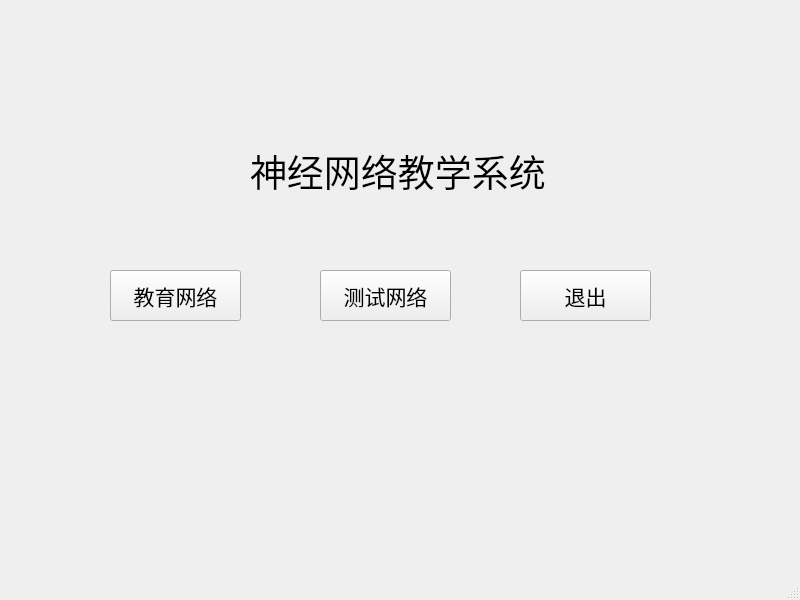
<?xml version="1.0" encoding="UTF-8"?>
<ui version="4.0">
 <class>MainWindow</class>
 <widget class="QMainWindow" name="MainWindow">
  <property name="geometry">
   <rect>
    <x>0</x>
    <y>0</y>
    <width>800</width>
    <height>600</height>
   </rect>
  </property>
  <property name="windowTitle">
   <string>主界面</string>
  </property>
  <property name="styleSheet">
   <string notr="true"/>
  </property>
  <widget class="QWidget" name="centralwidget">
   <widget class="QLabel" name="label">
    <property name="geometry">
     <rect>
      <x>250</x>
      <y>110</y>
      <width>391</width>
      <height>121</height>
     </rect>
    </property>
    <property name="font">
     <font>
      <family>宋体</family>
      <pointsize>28</pointsize>
     </font>
    </property>
    <property name="text">
     <string>神经网络教学系统</string>
    </property>
   </widget>
   <widget class="QPushButton" name="edu_btn">
    <property name="geometry">
     <rect>
      <x>110</x>
      <y>270</y>
      <width>131</width>
      <height>51</height>
     </rect>
    </property>
    <property name="font">
     <font>
      <family>宋体</family>
      <pointsize>16</pointsize>
     </font>
    </property>
    <property name="text">
     <string>教育网络</string>
    </property>
   </widget>
   <widget class="QPushButton" name="test_nerual">
    <property name="geometry">
     <rect>
      <x>320</x>
      <y>270</y>
      <width>131</width>
      <height>51</height>
     </rect>
    </property>
    <property name="font">
     <font>
      <family>宋体</family>
      <pointsize>16</pointsize>
     </font>
    </property>
    <property name="text">
     <string>测试网络</string>
    </property>
   </widget>
   <widget class="QPushButton" name="exit_btn">
    <property name="geometry">
     <rect>
      <x>520</x>
      <y>270</y>
      <width>131</width>
      <height>51</height>
     </rect>
    </property>
    <property name="font">
     <font>
      <family>宋体</family>
      <pointsize>16</pointsize>
     </font>
    </property>
    <property name="text">
     <string>退出</string>
    </property>
   </widget>
  </widget>
  <widget class="QMenuBar" name="menubar">
   <property name="geometry">
    <rect>
     <x>0</x>
     <y>0</y>
     <width>800</width>
     <height>22</height>
    </rect>
   </property>
  </widget>
  <widget class="QStatusBar" name="statusbar"/>
 </widget>
 <resources/>
 <connections/>
</ui>
